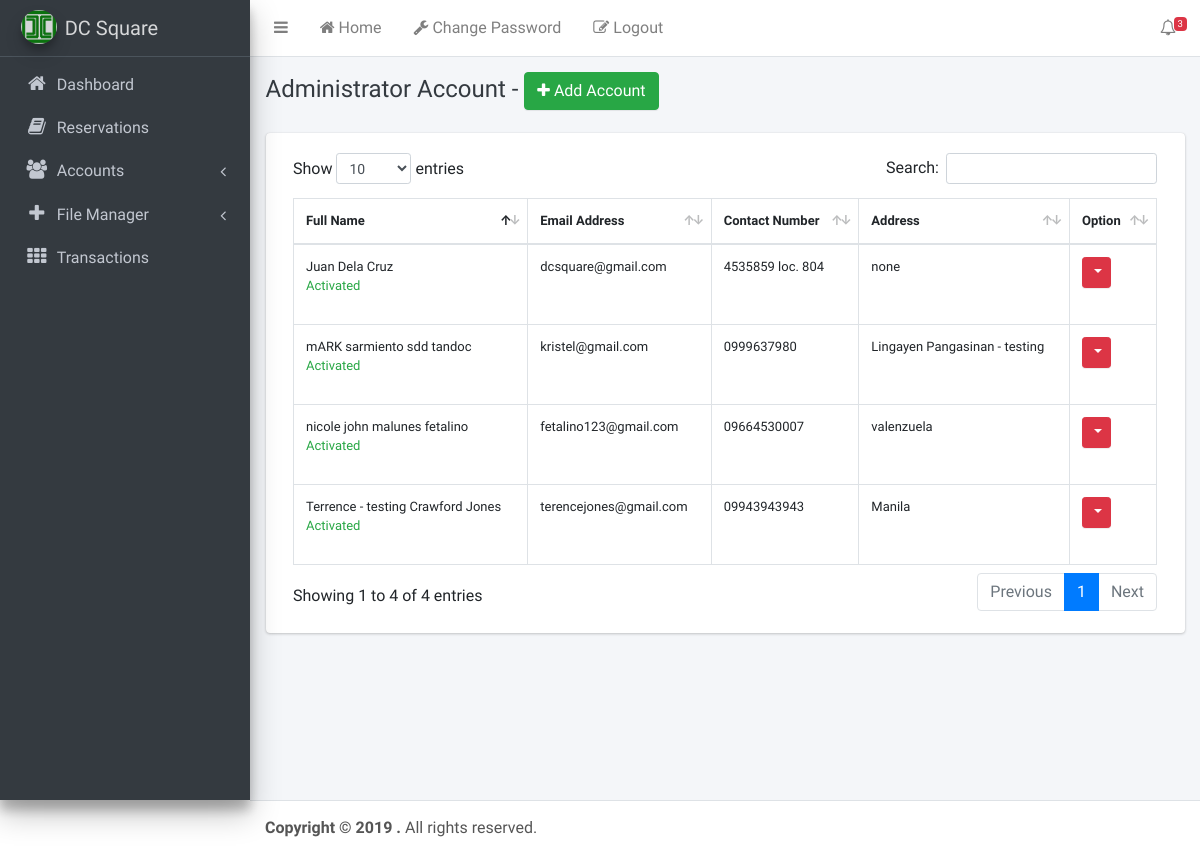
/admin/admin.php (signed in), run on the app's committed database.
### tables this page shows
CREATE TABLE `accounts` (
  `ID` int(11) NOT NULL,
  `UserName` varchar(255) NOT NULL,
  `PassWord` varchar(255) NOT NULL,
  `FirstName` varchar(255) NOT NULL,
  `MiddleName` varchar(255) NOT NULL,
  `LastName` varchar(255) NOT NULL,
  `EmailAddress` varchar(255) NOT NULL,
  `ContactNumber` varchar(255) NOT NULL,
  `PermanentAddress` text NOT NULL,
  `UserRole` int(11) NOT NULL COMMENT '0 = head, 1=account, 2= management 3= finance',
  `UserStatus` int(11) NOT NULL
);

### config/functions.php (called while the page is built, shortened)
<?php
function fetchWhere($value, $where, $database, $string)
{
		global $dbcon;
		$view = "SELECT ".$value." FROM ".$database." WHERE ".$where." ='".$string."'";
		$result=$dbcon->query($view) or die('ERROR:'.mysqli_error());
		$results=array();
		if(mysqli_num_rows($result)>=1){
			while($row=mysqli_fetch_object($result)){
				$results[]=$row;
			}
			return $results;
		}
		else
		return 0;
}
?>

### admin/admin.php (the view, shortened to what this page needs)
<?php
  include'../config/db.php';
  include'../config/functions.php';
  $admin = fetchWhere("*","UserRole","accounts","0");
?>
<?php include'../assets/header.php';?>
<body class="hold-transition sidebar-mini">
<div class="wrapper">
<?php include'../assets/nav.php';?>
<?php include'../assets/sidebar.php'?>
  <div class="content-wrapper">
    <div class="content-header">
      <div class="container-fluid">
        <div class="row mb-2">
          <div class="col-sm-6">
            <h4 class="m-0 text-dark">Administrator Account - <a href="#" class="btn btn-success" data-toggle="modal" data-target="#add-data"><i class="fa fa-plus"></i> Add Account</a> </h4>
          </div>
          <div class="col-sm-6">
          </div>
        </div>
      </div>
    </div>
    <div class="content">
      <div class="container-fluid">
        <div class="row">
          <div class="col-lg-12">
            <div class="card">
              <div class="card-body">
<?php if(!empty($admin)):?>
 <table id="example1" class="table table-bordered table-hover" style="font-size:13px;">
                <thead>
                <tr>
                  <th>Full Name</th>
                  <th>Email Address</th>
                  <th>Contact Number</th>
                  <th>Address</th>
                  <th>Option</th>
                </tr>
                </thead>
                <tbody>
<?php foreach ($admin as $key => $value):?>
                <tr>
                  <td><?php echo $value->FirstName?> <?php echo $value->MiddleName?> <?php echo $value->LastName?>
                  <?php if($value->UserStatus == '1'):?>
                    <p class="text-success">Activated</p>
                  <?php else:?>
                    <div class="text-danger">Deactivated</div>
                  <?php endif;?>
                  </td>
                  <td><?php echo $value->EmailAddress?></td>
                  <td><?php echo $value->ContactNumber?></td>
                  <td><?php echo $value->PermanentAddress?></td>
                  <td>
                    <div class="btn-group">
                    <button type="button" class="btn btn-danger btn-sm dropdown-toggle" data-toggle="dropdown">
                    </button>
                  </div>
                  </td>
                </tr>
<?php endforeach;?>
              </tbody>
</table>
<?php else:?>
  <div class="alert alert-danger">No Records on database.</div>
<?php endif;?>
              </div>
            </div>
          </div>
        </div>
      </div>
    </div>
  </div>
<?php include'../assets/footer.php';?>
</body>
</html>

### data on the page
accounts: FirstName "Juan", LastName "Dela Cruz", UserStatus "Activated", EmailAddress "dcsquare@gmail.com", ContactNumber "4535859 loc. 804", PermanentAddress "none"
accounts: FirstName "mARK", MiddleName "sarmiento sdd", LastName "tandoc", UserStatus "Activated", EmailAddress "kristel@gmail.com", ContactNumber "0999637980", PermanentAddress "Lingayen Pangasinan - testing"
accounts: FirstName "Terrence - testing", MiddleName "Crawford", LastName "Jones", UserStatus "Activated", EmailAddress "terencejones@gmail.com", ContactNumber "09943943943", PermanentAddress "Manila"
accounts: FirstName "nicole john", MiddleName "malunes", LastName "fetalino", UserStatus "Activated", EmailAddress "fetalino123@gmail.com", ContactNumber "09664530007", PermanentAddress "valenzuela"
